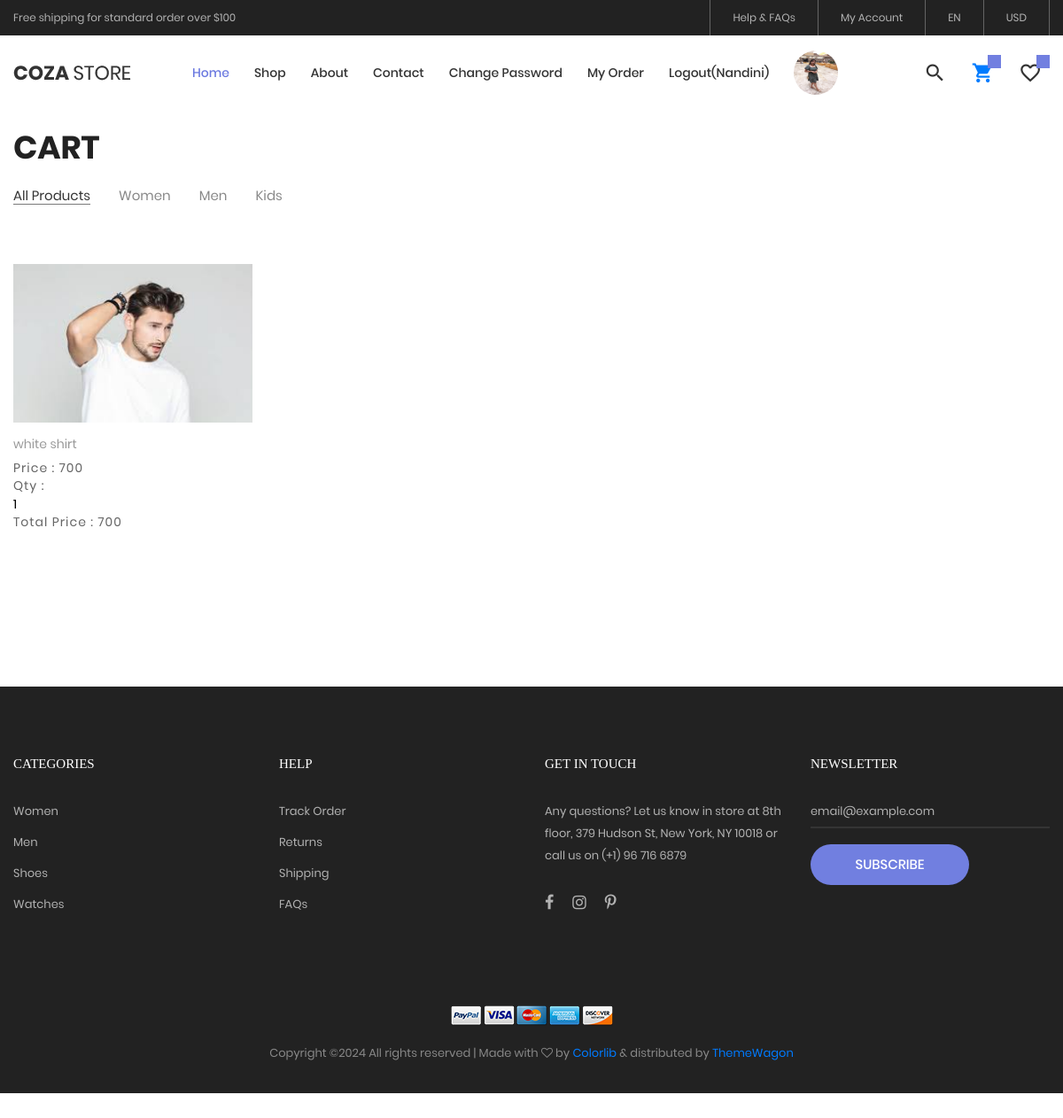
Screenshot of /myorder/ (signed in) with the database file from the repository.
### myapp/models.py (models this page shows, shortened)
class User(models.Model):
    fname=models.CharField(max_length=100)
    lname=models.CharField(max_length=100)
    email=models.EmailField(unique=True)
    mobile=models.PositiveIntegerField()
    address=models.TextField()
    password=models.CharField(max_length=100)
    profile_picture=models.ImageField(upload_to="profilr_picture/")
    usertype=models.CharField(max_length=100,default='buyer')

class Cart(models.Model):
  user=models.ForeignKey(User,on_delete=models.CASCADE)
  product=models.ForeignKey(Product,on_delete=models.CASCADE)
  date=models.DateTimeField(default=timezone.now)
  product_price=models.PositiveIntegerField()
  product_qty=models.PositiveIntegerField()
  total_price=models.PositiveIntegerField()
  payment_status=models.BooleanField(default=False)

class Product(models.Model):
   category=(
          ("Men","Men"),
          ("Women","Women"),
          ("Kids","Kids"),
          )
   seller=models.ForeignKey(User,on_delete=models.CASCADE)
   product_category=models.CharField(max_length=100,choices=category)
   product_name=models.CharField(max_length=100)
   product_price=models.PositiveIntegerField()
   product_desc=models.TextField()
   product_image=models.ImageField(upload_to="product_images/")

### myapp/views.py (the view)
# urls.py: path('myorder/',views.myorder,name='myorder'),
def myorder(request):
    user=User.objects.get(email=request.session['email'])
    carts=Cart.objects.filter(user=user,payment_status=True)
    return render(request,'myorder.html',{'carts':carts})

### myapp/templates/myorder.html (shortened to what this page needs)
{% extends 'header.html' %}
{% load static %}
{% block content %}
<!DOCTYPE html>
<html lang="en">
<head>
</head>
<body class="animsition">
    <section class="bg0 p-t-23 p-b-140">
        <div class="container">
            <div class="p-b-10">
                <h3 class="ltext-103 cl5">
                    Cart
                </h3>
            </div>
            <div class="flex-w flex-sb-m p-b-52">
                <div class="flex-w flex-l-m filter-tope-group m-tb-10">
                    <button class="stext-106 cl6 hov1 bor3 trans-04 m-r-32 m-tb-5 how-active1" data-filter="*">
                        All Products
                    </button>
                    <button class="stext-106 cl6 hov1 bor3 trans-04 m-r-32 m-tb-5" data-filter=".women">
                        Women
                    </button>
                    <button class="stext-106 cl6 hov1 bor3 trans-04 m-r-32 m-tb-5" data-filter=".men">
                        Men
                    </button>
                    <button class="stext-106 cl6 hov1 bor3 trans-04 m-r-32 m-tb-5" data-filter=".bag">
                        Kids
                    </button>
                </div>
            </div>
            <div class="row isotope-grid">
                {% for i in carts %}
                <div class="col-sm-6 col-md-4 col-lg-3 p-b-35 isotope-item women">
                    <div class="block2">
                        <div class="block2-pic hov-img0">
                            <img src="{{i.product.product_image.url}}" alt="IMG-PRODUCT">
                        </div>
                        <div class="block2-txt flex-w flex-t p-t-14">
                            <div class="block2-txt-child1 flex-col-l ">
                                <a href="product-detail.html" class="stext-104 cl4 hov-cl1 trans-04 js-name-b2 p-b-6">
                                    {{i.product.product_name}}
                                </a>
                                <span class="stext-105 cl3">
                                    Price : {{i.product.product_price}}
                                </span>
                                <span class="stext-105 cl3">
                                    <form name="change_qty" method="post" action="{% url 'change-qty' pk=i.pk %}">
                                        Qty : <input type="number" name="product_qty" value="{{i.product_qty}}" min="1" max="10" readonly>
                                    </form>
                                </span>
                                <span class="stext-105 cl3">
                                    Total Price : {{i.total_price}}
                                </span>
                            </div>
                        </div>
                    </div>
                </div>
                {% endfor %}
            </div>
        </div>
    </section>
</body>
</html>
{% endblock %}

### myapp/templates/header.html (shortened to what this page needs)
{% load static %}
<!DOCTYPE html>
<html lang="en">
<head>
    <link rel="stylesheet" type="text/css" href="{% static 'vendor/bootstrap/css/bootstrap.min.css' %}">
    <link rel="stylesheet" type="text/css" href="{% static 'fonts/font-awesome-4.7.0/css/font-awesome.min.css' %}">
    <link rel="stylesheet" type="text/css" href="{% static 'fonts/iconic/css/material-design-iconic-font.min.css' %}">
    <link rel="stylesheet" type="text/css" href="{% static 'fonts/linearicons-v1.0.0/icon-font.min.css' %}">
    <link rel="stylesheet" type="text/css" href="{% static 'vendor/animate/animate.css' %}">
    <link rel="stylesheet" type="text/css" href="{% static 'vendor/css-hamburgers/hamburgers.min.css' %}">
    <link rel="stylesheet" type="text/css" href="{% static 'vendor/animsition/css/animsition.min.css' %}">
    <link rel="stylesheet" type="text/css" href="{% static 'vendor/select2/select2.min.css' %}">
    <link rel="stylesheet" type="text/css" href="{% static 'vendor/daterangepicker/daterangepicker.css' %}">
    <link rel="stylesheet" type="text/css" href="{% static 'vendor/slick/slick.css' %}">
    <link rel="stylesheet" type="text/css" href="{% static 'vendor/MagnificPopup/magnific-popup.css' %}">
    <link rel="stylesheet" type="text/css" href="{% static 'vendor/perfect-scrollbar/perfect-scrollbar.css' %}">
    <link rel="stylesheet" type="text/css" href="{% static 'css/util.css' %}">
    <link rel="stylesheet" type="text/css" href="{% static 'css/main.css' %}">
</head>
<body class="animsition">
    <header class="header-v4">
        <div class="container-menu-desktop">
            <div class="top-bar">
                <div class="content-topbar flex-sb-m h-full container">
                    <div class="left-top-bar">
                        Free shipping for standard order over $100
                    </div>
                    <div class="right-top-bar flex-w h-full">
                        <a href="#" class="flex-c-m trans-04 p-lr-25">
                            Help & FAQs
                        </a>
                        <a href="#" class="flex-c-m trans-04 p-lr-25">
                            My Account
                        </a>
                        <a href="#" class="flex-c-m trans-04 p-lr-25">
                            EN
                        </a>
                        <a href="#" class="flex-c-m trans-04 p-lr-25">
                            USD
                        </a>
                    </div>
                </div>
            </div>
            <div class="wrap-menu-desktop">
                <nav class="limiter-menu-desktop container">
                    <a href="/" class="logo">
                        <img src="{% static 'images/icons/logo-01.png' %}" alt="IMG-LOGO">
                    </a>
                    <div class="menu-desktop">
                        <ul class="main-menu">
                            <li class="active-menu">
                                <a href="/">Home</a>
                            </li>
                            <li>
                                <a href="{% url 'product' %}">Shop</a>
                            </li>
                            <li>
                                <a href="{% url 'about' %}">About</a>
                            </li>
                            <li>
                                <a href="{% url 'contact' %}">Contact</a>
                            </li>
                            {% if request.session.email %}
                             <li>
                                <a href="{% url 'change-password' %}">Change Password</a>
                            </li>
                             <li>
                                <a href="{% url 'myorder' %}">My Order</a>
                            </li>
                            <li>
                                <a href="{% url 'logout' %}">Logout({{request.session.fname}})</a>
                            </li>
                            <li>
                                <a href="{% url 'logout' %}">
                                    <img src="
                                    {{request.session.profile_picture}}" style="width:50px;height:50px;border-radius: 50%;">
                                </a>
                            </li>
                            {% endif %}
                        </ul>
                    </div>
                    <div class="wrap-icon-header flex-w flex-r-m">
                        <div class="icon-header-item cl2 hov-cl1 trans-04 p-l-22 p-r-11 js-show-modal-search">
                            <i class="zmdi zmdi-search"></i>
                        </div>
                        <div class="icon-header-item cl2 hov-cl1 trans-04 p-l-22 p-r-11 icon-header-noti js-show-cart" data-notify="{{request.session.cart_count}}">
                         <a href="{% url 'cart' %}"><i class="zmdi zmdi-shopping-cart"></i></a>
                        </div>
                        <a href="{% url 'wishlist' %}" class="dis-block icon-header-item cl2 hov-cl1 trans-04 p-l-22 p-r-11 icon-header-noti" data-notify="{{request.session.wishlist_count}}">
                            <i class="zmdi zmdi-favorite-outline"></i>
                        </a>
                    </div>
                </nav>
            </div>
        </div>
    </header>
     {% block content%}
     {% endblock %}
    <footer class="bg3 p-t-75 p-b-32">
        <div class="container">
            <div class="row">
                <div class="col-sm-6 col-lg-3 p-b-50">
                    <h4 class="stext-301 cl0 p-b-30">
                        Categories
                    </h4>
                    <ul>
                        <li class="p-b-10">
                            <a href="#" class="stext-107 cl7 hov-cl1 trans-04">
                                Women
                            </a>
                        </li>
                        <li class="p-b-10">
                            <a href="#" class="stext-107 cl7 hov-cl1 trans-04">
                                Men
                            </a>
                        </li>
                        <li class="p-b-10">
                            <a href="#" class="stext-107 cl7 hov-cl1 trans-04">
                                Shoes
                            </a>
                        </li>
                        <li class="p-b-10">
                            <a href="#" class="stext-107 cl7 hov-cl1 trans-04">
                                Watches
                            </a>
                        </li>
                    </ul>
                </div>
                <div class="col-sm-6 col-lg-3 p-b-50">
                    <h4 class="stext-301 cl0 p-b-30">
                        Help
                    </h4>
                    <ul>
                        <li class="p-b-10">
                            <a href="#" class="stext-107 cl7 hov-cl1 trans-04">
                                Track Order
                            </a>
                        </li>
                        <li class="p-b-10">
                            <a href="#" class="stext-107 cl7 hov-cl1 trans-04">
                                Returns
                            </a>
                        </li>
                        <li class="p-b-10">
                            <a href="#" class="stext-107 cl7 hov-cl1 trans-04">
                                Shipping
                            </a>
                        </li>
                        <li class="p-b-10">
                            <a href="#" class="stext-107 cl7 hov-cl1 trans-04">
                                FAQs
                            </a>
                        </li>
                    </ul>
                </div>
                <div class="col-sm-6 col-lg-3 p-b-50">
                    <h4 class="stext-301 cl0 p-b-30">
                        GET IN TOUCH
                    </h4>
                    <p class="stext-107 cl7 size-201">
                        Any questions? Let us know in store at 8th floor, 379 Hudson St, New York, NY 10018 or call us on (+1) 96 716 6879
                    </p>
                    <div class="p-t-27">
                        <a href="#" class="fs-18 cl7 hov-cl1 trans-04 m-r-16">
                            <i class="fa fa-facebook"></i>
                        </a>
                        <a href="#" class="fs-18 cl7 hov-cl1 trans-04 m-r-16">
                            <i class="fa fa-instagram"></i>
                        </a>
                        <a href="#" class="fs-18 cl7 hov-cl1 trans-04 m-r-16">
                            <i class="fa fa-pinterest-p"></i>
                        </a>
                    </div>
                </div>
                <div class="col-sm-6 col-lg-3 p-b-50">
                    <h4 class="stext-301 cl0 p-b-30">
                        Newsletter
                    </h4>
                    <form>
                        <div class="wrap-input1 w-full p-b-4">
                            <input class="input1 bg-none plh1 stext-107 cl7" type="text" name="email" placeholder="email@example.com">
                        </div>
                        <div class="p-t-18">
                            <button class="flex-c-m stext-101 cl0 size-103 bg1 bor1 hov-btn2 p-lr-15 trans-04">
                                Subscribe
                            </button>
                        </div>
                    </form>
                </div>
            </div>
            <div class="p-t-40">
                <div class="flex-c-m flex-w p-b-18">
                    <a href="#" class="m-all-1">
                        <img src="{% static 'images/icons/icon-pay-01.png' %}" alt="ICON-PAY">
                    </a>
                    <a href="#" class="m-all-1">
                        <img src="{% static 'images/icons/icon-pay-02.png' %}" alt="ICON-PAY">
                    </a>
                    <a href="#" class="m-all-1">
                        <img src="{% static 'images/icons/icon-pay-03.png' %}" alt="ICON-PAY">
                    </a>
                    <a href="#" class="m-all-1">
                        <img src="{% static 'images/icons/icon-pay-04.png' %}" alt="ICON-PAY">
                    </a>
                    <a href="#" class="m-all-1">
                        <img src="{% static 'images/icons/icon-pay-05.png' %}" alt="ICON-PAY">
                    </a>
                </div>
                <p class="stext-107 cl6 txt-center">
Copyright &copy;<script>document.write(new Date().getFullYear());</script> All rights reserved | Made with <i class="fa fa-heart-o" aria-hidden="true"></i> by <a href="https://colorlib.com" target="_blank">Colorlib</a> &amp; distributed by <a href="https://themewagon.com" target="_blank">ThemeWagon</a>
                </p>
            </div>
        </div>
    </footer>
</body>
</html>

### rows the page displays
User: session.fname "Nandini"
Cart: product.product_image (picture), product.product_name "white shirt", product.product_price "700", product_qty "1", total_price "700"
